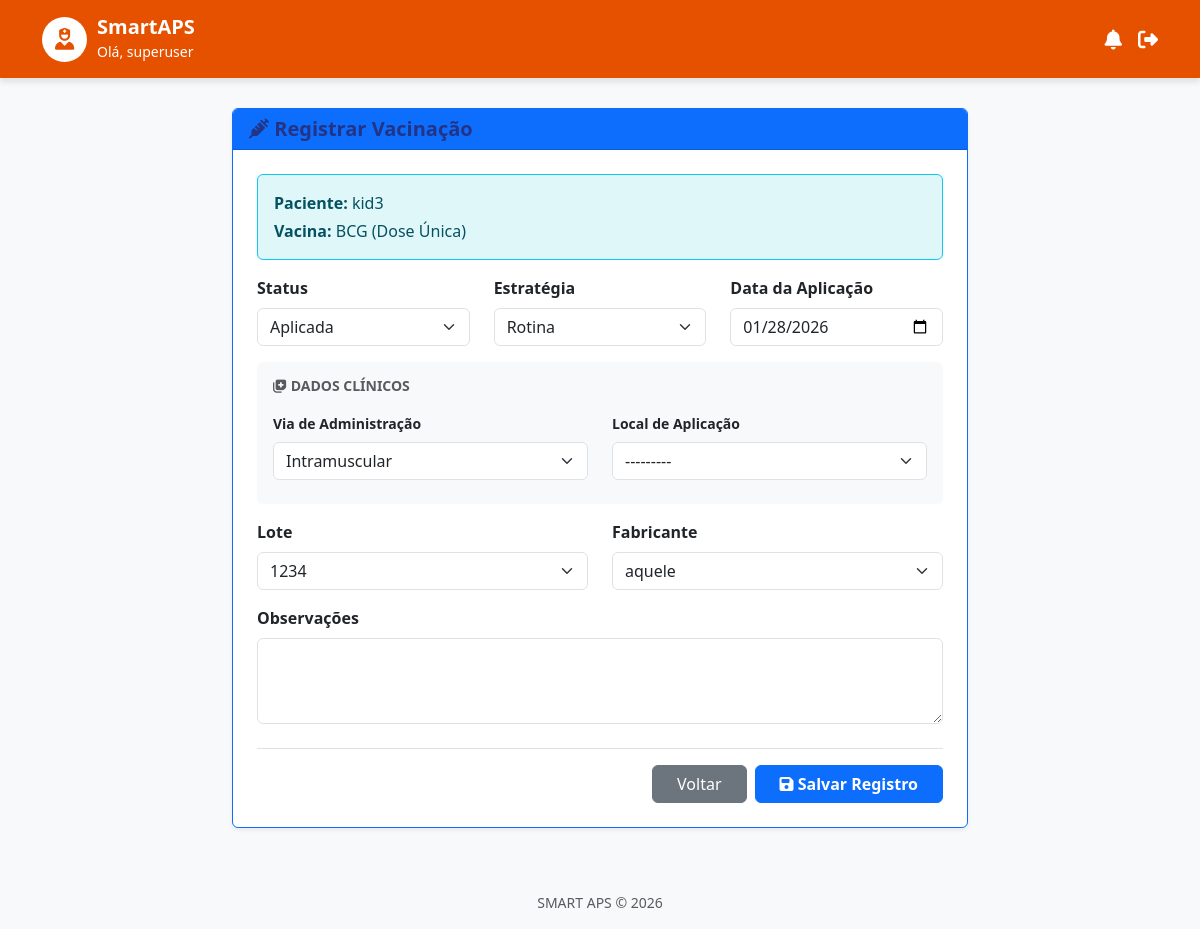
Page /vacina/34/editar/ (signed in) on the committed database.
### core/models.py (models this page shows, shortened)
class UsuarioACS(AbstractUser):
    cnes_unidade = models.CharField("CNES da Unidade", max_length=20, blank=True)
    class Meta:
        verbose_name = "Agente Comunitário de Saúde"
        verbose_name_plural = "Agentes Comunitários de Saúde"

class RegistroVacina(models.Model):
    lote = models.CharField(max_length=50, blank=True, null=True)
    observacao = models.TextField(blank=True, null=True)
    STATUS_CHOICES = [
        ('PENDENTE', 'Em Aberto'),
        ('ATRASADA', 'Atrasada'), # Isso pode ser calculado dinamicamente também
        ('APLICADA', 'Aplicada'),
    ]
    VIA_CHOICES = [
        ('INTRAMUSCULAR', 'Intramuscular'),
        ('SUBCUTANEA', 'Subcutânea'),
        ('ORAL', 'Oral'),
        ('INTRADERMICA', 'Intradérmica'),
    ]
    crianca = models.ForeignKey(Crianca, on_delete=models.CASCADE, related_name='registros')
    vacina = models.ForeignKey(Vacina, on_delete=models.CASCADE)
    status = models.CharField(max_length=20, choices=STATUS_CHOICES, default='PENDENTE')
    dose = models.CharField(max_length=50) # Ex: 1ª Dose, Reforço
    lote = models.CharField(max_length=50, blank=True)
    fabricante = models.CharField(max_length=100, blank=True)
    observacoes = models.TextField(blank=True, null=True)
    profissional_aplicou = models.CharField(max_length=100, blank=True)
    data_aplicacao = models.DateField(blank=True, null=True)
    via_administracao = models.CharField(max_length=30, choices=VIA_CHOICES, blank=True)
    local_aplicacao = models.CharField(max_length=100, blank=True) # Ex: Deltoide direito
    estrategia = models.CharField(max_length=100, default="Rotina") # Rotina ou Campanha
    class Meta:
        indexes = [
            models.Index(fields=['status']), # Muito usado para contar atrasos
        ]
    aplicado_por = models.ForeignKey(
        settings.AUTH_USER_MODEL, # Aponta para o seu UsuarioACS
        on_delete=models.SET_NULL, # Se o usuário for demitido/deletado, o registro fica mas sem nome
        null=True,
        blank=True,
        related_name='vacinas_aplicadas'
    )
    ESTRATEGIAS = [
        ('ROTINA', 'Rotina'),
        ('CAMPANHA', 'Campanha'),
        ('BLOQUEIO', 'Bloqueio'),
        ('ESPECIAL', 'Especial'),
    ]
    VIAS = [
        ('INTRAMUSCULAR', 'Intramuscular'),
        ('ORAL', 'Oral'),
        ('SUBCUTANEA', 'Subcutânea'),
        ('INTRADERMICA', 'Intradérmica'),
    ]
    LOCAIS = [
        ('VASTO_LATERAL_D', 'Vasto Lateral Direito (Coxa)'),
        ('VASTO_LATERAL_E', 'Vasto Lateral Esquerdo (Coxa)'),
        ('DELTOIDE_D', 'Deltoide Direito (Braço)'),
        ('DELTOIDE_E', 'Deltoide Esquerdo (Braço)'),
        ('GLUTEO_D', 'Glúteo Direito'),
        ('GLUTEO_E', 'Glúteo Esquerdo'),
        ('BOCA', 'Boca (Oral)'),
        ('OUTROS', 'Outros'),
    ]
    status = models.CharField(max_length=20, default='PENDENTE') # Vamos tratar isso no form
    estrategia = models.CharField(max_length=20, choices=ESTRATEGIAS, default='ROTINA')
    via_administracao = models.CharField(max_length=20, choices=VIAS, default='INTRAMUSCULAR')
    local_aplicacao = models.CharField(max_length=20, choices=LOCAIS, blank=True, null=True)
    lote = models.CharField(max_length=50, blank=True, null=True)
    fabricante = models.CharField(max_length=50, blank=True, null=True)
    observacoes = models.TextField(blank=True, null=True)
    profissional_aplicou = models.CharField(max_length=100, blank=True, null=True)

class Crianca(models.Model):
    SEXO_CHOICES = [
        ('M', 'Masculino'),
        ('F', 'Feminino'),
    ]
    nome = models.CharField(max_length=200)
    data_nascimento = models.DateField()
    cpf = models.CharField("CPF", max_length=14, unique=True) # Sugestão: usar lib django-localflavor-br depois
    cns = models.CharField("CNS", max_length=15, unique=True)
    localidade = models.CharField(max_length=100)
    nome_mae = models.CharField("Nome da Mãe", max_length=200)
    sexo = models.CharField(max_length=1, choices=SEXO_CHOICES)
    criado_em = models.DateTimeField(auto_now_add=True)
    cadastrado_por = models.ForeignKey(UsuarioACS, on_delete=models.SET_NULL, null=True)
    class Meta:
        ordering = ['nome']
        indexes = [
            models.Index(fields=['nome']),             # Usado na busca
            models.Index(fields=['data_nascimento']),  # Usado no Censo (cálculo de bebês)
            models.Index(fields=['sexo']),             # Usado no Censo (meninos/meninas)
            models.Index(fields=['cns']),              # Usado na busca
        ]

class Vacina(models.Model):
    nome = models.CharField(max_length=100) # Ex: BCG, Pentavalente
    descricao_doenca = models.CharField("Previne que doença", max_length=200)
    idade_alvo_meses = models.IntegerField("Idade Alvo (meses)", help_text="0 para ao nascer")
    dose_padrao = models.CharField("Dose Padrão", max_length=50, default="Dose Única")
    class Meta:
        ordering = ['idade_alvo_meses', 'nome'] # Garante a ordem do calendário

### core/views.py (the view)
# urls.py: path('vacina/<int:registro_id>/editar/', views.editar_registro, name='editar_registro'),
@never_cache
@login_required
def editar_registro(request, registro_id):
    registro = get_object_or_404(RegistroVacina, pk=registro_id)
    if request.method == 'POST':
        form = RegistroVacinaForm(request.POST, instance=registro)
        if form.is_valid():
            vacina_aplicada = form.save()
            if vacina_aplicada.lote and vacina_aplicada.status == 'APLICADA':
                lote_estoque = LoteVacina.objects.filter(
                    vacina=vacina_aplicada.vacina,
                    numero_lote=vacina_aplicada.lote
                ).first()
                if lote_estoque:
                    if lote_estoque.quantidade_disponivel > 0:
                        lote_estoque.quantidade_disponivel = F('quantidade_disponivel') - 1
                        lote_estoque.save()
                        lote_estoque.refresh_from_db() # Recarrega para ver o valor real numérico
                        if lote_estoque.quantidade_disponivel <= 5:
                            messages.warning(request, f"Atenção: O estoque do Lote {lote_estoque.numero_lote} está baixo ({lote_estoque.quantidade_disponivel} un).")
                    else:
                        messages.error(request, f"Erro: O Lote {vacina_aplicada.lote} consta como zerado no sistema, mas o registro foi salvo.")
            messages.success(request, 'Vacina registrada e estoque atualizado com sucesso!')
            return redirect('cartao_vacina', crianca_id=registro.crianca.id)
    else:
        form = RegistroVacinaForm(
            instance=registro,
            initial={'status': 'APLICADA'}
        )
    context = {
        'form': form,
        'registro': registro,
        'crianca': registro.crianca
    }
    return render(request, 'registro_form.html', context)

### core/templates/registro_form.html (shortened to what this page needs)
{% extends 'base.html' %}
{% block content %}
<div class="row justify-content-center">
    <div class="col-md-8">
        <div class="card border-primary shadow-sm">
            <div class="card-header bg-primary text-white">
                <h5 class="mb-0 fw-bold">
                    <i class="fa-solid fa-syringe"></i> Registrar Vacinação
                </h5>
            </div>
            <div class="card-body p-4">
                <div class="alert alert-info border-info" style="background-color: #e0f7fa;">
                    <p class="mb-1"><strong>Paciente:</strong> {{ registro.crianca.nome }}</p>
                    <p class="mb-0"><strong>Vacina:</strong> {{ registro.vacina.nome }} ({{ registro.vacina.dose_padrao }})</p>
                </div>
                <form method="post">
                    <div class="row">
                        <div class="col-md-4 mb-3">
                            <label class="form-label fw-bold">Status</label>
                            {{ form.status }}
                        </div>
                        <div class="col-md-4 mb-3">
                            <label class="form-label fw-bold">Estratégia</label>
                            {{ form.estrategia }}
                        </div>
                        <div class="col-md-4 mb-3">
                            <label class="form-label fw-bold">Data da Aplicação</label>
                            {{ form.data_aplicacao }}
                        </div>
                    </div>
                    <div class="card bg-light border-0 mb-3">
                        <div class="card-body py-3">
                            <h6 class="text-muted text-uppercase fw-bold small mb-3">
                                <i class="fa-solid fa-notes-medical"></i> Dados Clínicos
                            </h6>
                            <div class="row">
                                <div class="col-md-6 mb-2">
                                    <label class="form-label fw-bold small">Via de Administração</label>
                                    {{ form.via_administracao }}
                                </div>
                                <div class="col-md-6 mb-2">
                                    <label class="form-label fw-bold small">Local de Aplicação</label>
                                    {{ form.local_aplicacao }}
                                </div>
                            </div>
                        </div>
                    </div>
                    <div class="row">
                        <div class="col-md-6 mb-3">
                            <label class="form-label fw-bold">Lote</label>
                            {{ form.lote }}
                        </div>
                        <div class="col-md-6 mb-3">
                            <label class="form-label fw-bold">Fabricante</label>
                            {{ form.fabricante }}
                        </div>
                    </div>
                    <div class="mb-3">
                        <label class="form-label fw-bold">Observações</label>
                        {{ form.observacoes }}
                    </div>
                    <div class="d-flex justify-content-end gap-2 mt-4 border-top pt-3">
                        <a href="{% url 'cartao_vacina' registro.crianca.id %}" class="btn btn-secondary px-4">Voltar</a>
                        <button type="submit" class="btn btn-primary px-4 fw-bold">
                            <i class="fa-solid fa-save"></i> Salvar Registro
                        </button>
                    </div>
                </form>
            </div>
        </div>
    </div>
</div>
{% endblock %}

### core/templates/base.html (shortened to what this page needs)
{% load static %}
<!DOCTYPE html>
<html lang="pt-br">
<head>
    <link href="https://cdn.jsdelivr.net/npm/bootstrap@5.3.0/dist/css/bootstrap.min.css" rel="stylesheet">
    <link href="https://cdnjs.cloudflare.com/ajax/libs/font-awesome/6.4.0/css/all.min.css" rel="stylesheet">
    <link rel="stylesheet" href="{% static 'css/style.css' %}">
</head>
<body>
    <div class="header-custom">
        <div class="container d-flex justify-content-between align-items-center">
            <div class="d-flex align-items-center">
                <div class="user-avatar">
                    <i class="fa-solid fa-user-nurse"></i>
                </div>
                <div>
                    <h5 class="m-0 fw-bold text-white" style="color: white !important;">SmartAPS</h5>
                    <small>Olá, {{ user.username|default:"ACS" }}</small>
                </div>
            </div>
            <div class="d-flex gap-3 align-items-center">
                <i class="fa-solid fa-bell fa-lg" style="cursor: pointer;"></i>
                {% if user.is_authenticated %}
                <form method="post" action="{% url 'logout' %}" class="d-inline m-0 p-0">
                    <button type="submit" class="btn p-0 border-0 bg-transparent text-white" title="Sair">
                        <i class="fa-solid fa-right-from-bracket fa-lg"></i>
                    </button>
                </form>
                {% endif %}
            </div>
        </div>
    </div>
    <div class="container flex-grow-1 mb-5">
        {% block content %}{% endblock %}
    </div>
    <footer class="text-center py-3 text-muted small mt-auto">
        SMART APS &copy; {% now "Y" %}
    </footer>
</body>
</html>

### core/static/css/style.css (style rules this page uses)
:root { --primary-color: #E65100; --primary-hover: #BF360C; --secondary-blue: #233486; --bg-color: #F8F9FA; --status-atrasada-bg: #FFEBEE; --status-atrasada-text: #D32F2F; --status-atrasada-border: #EF5350; --status-aplicada-bg: #E8F5E9; --status-aplicada-text: #2E7D32; --status-aplicada-border: #66BB6A; --status-pendente-bg: #F5F5F5; --status-pendente-text: #616161; --status-pendente-border: #BDBDBD; }
body { background-color: var(--bg-color); font-family: 'Segoe UI', Tahoma, Geneva, Verdana, sans-serif; min-height: 100vh; display: flex; flex-direction: column; }
.header-custom { background-color: var(--primary-color); color: white; padding: 15px 0; box-shadow: 0 4px 6px rgba(0,0,0,0.1); margin-bottom: 30px; }
.user-avatar { background-color: white; color: var(--primary-color); border: 2px solid rgba(255,255,255,0.8); width: 45px; height: 45px; border-radius: 50%; display: inline-flex; align-items: center; justify-content: center; font-size: 22px; margin-right: 10px; }
h1, h2, h3, h4, h5, .text-primary { color: var(--secondary-blue) !important; }

### rows in the picture
UsuarioACS: username "superuser"
RegistroVacina: crianca.nome "kid3", vacina.nome "BCG", vacina.dose_padrao "Dose Única", status "Aplicada", estrategia "Rotina", data_aplicacao "01/28/2026", via_administracao "Intramuscular", local_aplicacao "---------", lote "1234", fabricante "aquele"
